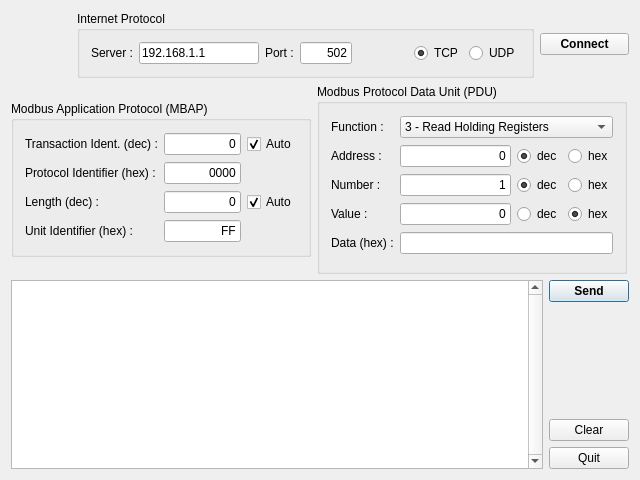
<?xml version="1.0" encoding="UTF-8"?>
<ui version="4.0">
 <class>Dialog</class>
 <widget class="QDialog" name="Dialog">
  <property name="geometry">
   <rect>
    <x>0</x>
    <y>0</y>
    <width>640</width>
    <height>480</height>
   </rect>
  </property>
  <property name="sizePolicy">
   <sizepolicy hsizetype="Fixed" vsizetype="Fixed">
    <horstretch>0</horstretch>
    <verstretch>0</verstretch>
   </sizepolicy>
  </property>
  <property name="minimumSize">
   <size>
    <width>640</width>
    <height>480</height>
   </size>
  </property>
  <property name="maximumSize">
   <size>
    <width>640</width>
    <height>480</height>
   </size>
  </property>
  <layout class="QGridLayout" name="gridLayout_3">
   <item row="0" column="0">
    <widget class="QPushButton" name="pbuAbout">
     <property name="minimumSize">
      <size>
       <width>60</width>
       <height>60</height>
      </size>
     </property>
     <property name="maximumSize">
      <size>
       <width>60</width>
       <height>60</height>
      </size>
     </property>
     <property name="toolTip">
      <string>About...</string>
     </property>
     <property name="text">
      <string/>
     </property>
     <property name="iconSize">
      <size>
       <width>60</width>
       <height>60</height>
      </size>
     </property>
     <property name="flat">
      <bool>true</bool>
     </property>
    </widget>
   </item>
   <item row="0" column="1" colspan="2">
    <widget class="QGroupBox" name="grpIp">
     <property name="title">
      <string>Internet Protocol</string>
     </property>
     <layout class="QHBoxLayout" name="horizontalLayout">
      <item>
       <widget class="QLabel" name="labServer">
        <property name="text">
         <string>Server :</string>
        </property>
       </widget>
      </item>
      <item>
       <widget class="QLineEdit" name="edtAddress">
        <property name="minimumSize">
         <size>
          <width>120</width>
          <height>0</height>
         </size>
        </property>
        <property name="maximumSize">
         <size>
          <width>120</width>
          <height>16777215</height>
         </size>
        </property>
        <property name="text">
         <string>192.168.1.1</string>
        </property>
       </widget>
      </item>
      <item>
       <widget class="QLabel" name="labPort">
        <property name="text">
         <string>Port :</string>
        </property>
       </widget>
      </item>
      <item>
       <widget class="QLineEdit" name="edtPort">
        <property name="minimumSize">
         <size>
          <width>52</width>
          <height>0</height>
         </size>
        </property>
        <property name="maximumSize">
         <size>
          <width>52</width>
          <height>16777215</height>
         </size>
        </property>
        <property name="text">
         <string>502</string>
        </property>
        <property name="alignment">
         <set>Qt::AlignRight|Qt::AlignTrailing|Qt::AlignVCenter</set>
        </property>
       </widget>
      </item>
      <item>
       <spacer name="horizontalSpacer">
        <property name="orientation">
         <enum>Qt::Horizontal</enum>
        </property>
        <property name="sizeHint" stdset="0">
         <size>
          <width>40</width>
          <height>20</height>
         </size>
        </property>
       </spacer>
      </item>
      <item>
       <widget class="QRadioButton" name="rbuTcp">
        <property name="text">
         <string>TCP</string>
        </property>
        <property name="checked">
         <bool>true</bool>
        </property>
        <attribute name="buttonGroup">
         <string notr="true">grpProto</string>
        </attribute>
       </widget>
      </item>
      <item>
       <widget class="QRadioButton" name="rbuUdp">
        <property name="text">
         <string>UDP</string>
        </property>
        <attribute name="buttonGroup">
         <string notr="true">grpProto</string>
        </attribute>
       </widget>
      </item>
     </layout>
    </widget>
   </item>
   <item row="0" column="3" colspan="2">
    <widget class="QPushButton" name="pbuConnect">
     <property name="minimumSize">
      <size>
       <width>0</width>
       <height>0</height>
      </size>
     </property>
     <property name="font">
      <font>
       <weight>75</weight>
       <bold>true</bold>
      </font>
     </property>
     <property name="text">
      <string>Connect</string>
     </property>
     <property name="autoDefault">
      <bool>false</bool>
     </property>
    </widget>
   </item>
   <item row="1" column="0" colspan="2">
    <widget class="QGroupBox" name="grpMbap">
     <property name="minimumSize">
      <size>
       <width>300</width>
       <height>156</height>
      </size>
     </property>
     <property name="maximumSize">
      <size>
       <width>300</width>
       <height>156</height>
      </size>
     </property>
     <property name="title">
      <string>Modbus Application Protocol (MBAP)</string>
     </property>
     <layout class="QGridLayout" name="gridLayout_2">
      <item row="0" column="0">
       <widget class="QLabel" name="labMbapTi">
        <property name="text">
         <string>Transaction Ident. (dec) :</string>
        </property>
       </widget>
      </item>
      <item row="0" column="1">
       <widget class="QLineEdit" name="edtMbapTi">
        <property name="text">
         <string>0</string>
        </property>
        <property name="alignment">
         <set>Qt::AlignRight|Qt::AlignTrailing|Qt::AlignVCenter</set>
        </property>
       </widget>
      </item>
      <item row="0" column="2">
       <widget class="QCheckBox" name="chkMbapTiAuto">
        <property name="text">
         <string>Auto</string>
        </property>
        <property name="checked">
         <bool>true</bool>
        </property>
       </widget>
      </item>
      <item row="1" column="0">
       <widget class="QLabel" name="labMbapPi">
        <property name="text">
         <string>Protocol Identifier (hex) :</string>
        </property>
       </widget>
      </item>
      <item row="1" column="1">
       <widget class="QLineEdit" name="edtMbapPi">
        <property name="inputMask">
         <string>HHHH</string>
        </property>
        <property name="text">
         <string>0000</string>
        </property>
        <property name="alignment">
         <set>Qt::AlignRight|Qt::AlignTrailing|Qt::AlignVCenter</set>
        </property>
       </widget>
      </item>
      <item row="2" column="0">
       <widget class="QLabel" name="labMbapLen">
        <property name="text">
         <string>Length (dec) :</string>
        </property>
       </widget>
      </item>
      <item row="2" column="1">
       <widget class="QLineEdit" name="edtMbapLen">
        <property name="text">
         <string>0</string>
        </property>
        <property name="alignment">
         <set>Qt::AlignRight|Qt::AlignTrailing|Qt::AlignVCenter</set>
        </property>
       </widget>
      </item>
      <item row="2" column="2">
       <widget class="QCheckBox" name="chkMbapLenAuto">
        <property name="text">
         <string>Auto</string>
        </property>
        <property name="checked">
         <bool>true</bool>
        </property>
       </widget>
      </item>
      <item row="3" column="0">
       <widget class="QLabel" name="labMbapUi">
        <property name="text">
         <string>Unit Identifier (hex) :</string>
        </property>
       </widget>
      </item>
      <item row="3" column="1">
       <widget class="QLineEdit" name="edtMbapUi">
        <property name="inputMask">
         <string>HH</string>
        </property>
        <property name="text">
         <string>FF</string>
        </property>
        <property name="alignment">
         <set>Qt::AlignRight|Qt::AlignTrailing|Qt::AlignVCenter</set>
        </property>
       </widget>
      </item>
     </layout>
    </widget>
   </item>
   <item row="1" column="2" colspan="3">
    <widget class="QGroupBox" name="grpPdu">
     <property name="minimumSize">
      <size>
       <width>310</width>
       <height>190</height>
      </size>
     </property>
     <property name="maximumSize">
      <size>
       <width>310</width>
       <height>190</height>
      </size>
     </property>
     <property name="title">
      <string>Modbus Protocol Data Unit (PDU)</string>
     </property>
     <layout class="QGridLayout" name="gridLayout">
      <item row="0" column="0">
       <widget class="QLabel" name="labPduFunct">
        <property name="text">
         <string>Function :</string>
        </property>
       </widget>
      </item>
      <item row="0" column="1" colspan="3">
       <widget class="QComboBox" name="cbxPduFunct">
        <property name="currentIndex">
         <number>2</number>
        </property>
        <property name="maxVisibleItems">
         <number>6</number>
        </property>
        <item>
         <property name="text">
          <string>1 - Read Coils</string>
         </property>
        </item>
        <item>
         <property name="text">
          <string>2 - Read Discret Input</string>
         </property>
        </item>
        <item>
         <property name="text">
          <string>3 - Read Holding Registers</string>
         </property>
        </item>
        <item>
         <property name="text">
          <string>4 - Read Input Registers</string>
         </property>
        </item>
        <item>
         <property name="text">
          <string>5 - Write Single Coil</string>
         </property>
        </item>
        <item>
         <property name="text">
          <string>6 - Write Single Register</string>
         </property>
        </item>
        <item>
         <property name="text">
          <string>15 - Write Multiple Coils</string>
         </property>
        </item>
        <item>
         <property name="text">
          <string>16 - Write Multiple Registers</string>
         </property>
        </item>
       </widget>
      </item>
      <item row="1" column="0">
       <widget class="QLabel" name="labPduAddr">
        <property name="text">
         <string>Address :</string>
        </property>
       </widget>
      </item>
      <item row="1" column="1">
       <widget class="QLineEdit" name="edtPduAddr">
        <property name="toolTip">
         <string>0 .. 9998 (270E)</string>
        </property>
        <property name="text">
         <string>0</string>
        </property>
        <property name="alignment">
         <set>Qt::AlignRight|Qt::AlignTrailing|Qt::AlignVCenter</set>
        </property>
       </widget>
      </item>
      <item row="1" column="2">
       <widget class="QRadioButton" name="rbuPduAddrDec">
        <property name="text">
         <string>dec</string>
        </property>
        <property name="checked">
         <bool>true</bool>
        </property>
        <attribute name="buttonGroup">
         <string notr="true">grpRbuAddr</string>
        </attribute>
       </widget>
      </item>
      <item row="1" column="3">
       <widget class="QRadioButton" name="rbuPduAddrHex">
        <property name="text">
         <string>hex</string>
        </property>
        <attribute name="buttonGroup">
         <string notr="true">grpRbuAddr</string>
        </attribute>
       </widget>
      </item>
      <item row="2" column="0">
       <widget class="QLabel" name="labPduNumber">
        <property name="text">
         <string>Number :</string>
        </property>
       </widget>
      </item>
      <item row="2" column="1">
       <widget class="QLineEdit" name="edtPduNumber">
        <property name="text">
         <string>1</string>
        </property>
        <property name="alignment">
         <set>Qt::AlignRight|Qt::AlignTrailing|Qt::AlignVCenter</set>
        </property>
       </widget>
      </item>
      <item row="2" column="2">
       <widget class="QRadioButton" name="rbuPduNumberDec">
        <property name="text">
         <string>dec</string>
        </property>
        <property name="checked">
         <bool>true</bool>
        </property>
        <attribute name="buttonGroup">
         <string notr="true">grpRbuNumber</string>
        </attribute>
       </widget>
      </item>
      <item row="2" column="3">
       <widget class="QRadioButton" name="rbuPduNumberHex">
        <property name="text">
         <string>hex</string>
        </property>
        <attribute name="buttonGroup">
         <string notr="true">grpRbuNumber</string>
        </attribute>
       </widget>
      </item>
      <item row="3" column="0">
       <widget class="QLabel" name="labPduValue">
        <property name="text">
         <string>Value :</string>
        </property>
       </widget>
      </item>
      <item row="3" column="1">
       <widget class="QLineEdit" name="edtPduValue">
        <property name="text">
         <string>0</string>
        </property>
        <property name="alignment">
         <set>Qt::AlignRight|Qt::AlignTrailing|Qt::AlignVCenter</set>
        </property>
       </widget>
      </item>
      <item row="3" column="2">
       <widget class="QRadioButton" name="rbuPduValueDec">
        <property name="text">
         <string>dec</string>
        </property>
        <attribute name="buttonGroup">
         <string notr="true">grpRbuValue</string>
        </attribute>
       </widget>
      </item>
      <item row="3" column="3">
       <widget class="QRadioButton" name="rbuPduValueHex">
        <property name="text">
         <string>hex</string>
        </property>
        <property name="checked">
         <bool>true</bool>
        </property>
        <attribute name="buttonGroup">
         <string notr="true">grpRbuValue</string>
        </attribute>
       </widget>
      </item>
      <item row="4" column="0">
       <widget class="QLabel" name="labPduData">
        <property name="text">
         <string>Data (hex) :</string>
        </property>
       </widget>
      </item>
      <item row="4" column="1" colspan="3">
       <widget class="QLineEdit" name="edtPduData">
        <property name="toolTip">
         <string>format HH HH HH...</string>
        </property>
       </widget>
      </item>
     </layout>
    </widget>
   </item>
   <item row="2" column="0" rowspan="4" colspan="4">
    <widget class="QTextEdit" name="edtDialog">
     <property name="font">
      <font>
       <family>Courier New</family>
       <pointsize>14</pointsize>
      </font>
     </property>
     <property name="verticalScrollBarPolicy">
      <enum>Qt::ScrollBarAlwaysOn</enum>
     </property>
     <property name="readOnly">
      <bool>true</bool>
     </property>
    </widget>
   </item>
   <item row="2" column="4">
    <widget class="QPushButton" name="pbuSend">
     <property name="font">
      <font>
       <weight>75</weight>
       <bold>true</bold>
      </font>
     </property>
     <property name="text">
      <string>Send</string>
     </property>
     <property name="default">
      <bool>true</bool>
     </property>
    </widget>
   </item>
   <item row="3" column="4">
    <spacer name="verticalSpacer">
     <property name="orientation">
      <enum>Qt::Vertical</enum>
     </property>
     <property name="sizeHint" stdset="0">
      <size>
       <width>20</width>
       <height>14</height>
      </size>
     </property>
    </spacer>
   </item>
   <item row="4" column="4">
    <widget class="QPushButton" name="pbuClear">
     <property name="text">
      <string>Clear</string>
     </property>
     <property name="autoDefault">
      <bool>false</bool>
     </property>
    </widget>
   </item>
   <item row="5" column="4">
    <widget class="QPushButton" name="pbuQuit">
     <property name="text">
      <string>Quit</string>
     </property>
     <property name="autoDefault">
      <bool>false</bool>
     </property>
    </widget>
   </item>
  </layout>
 </widget>
 <layoutdefault spacing="6" margin="11"/>
 <resources>
  <include location="modipasker.qrc"/>
 </resources>
 <connections>
  <connection>
   <sender>pbuQuit</sender>
   <signal>clicked()</signal>
   <receiver>Dialog</receiver>
   <slot>close()</slot>
   <hints>
    <hint type="sourcelabel">
     <x>561</x>
     <y>456</y>
    </hint>
    <hint type="destinationlabel">
     <x>537</x>
     <y>333</y>
    </hint>
   </hints>
  </connection>
  <connection>
   <sender>pbuClear</sender>
   <signal>clicked()</signal>
   <receiver>edtDialog</receiver>
   <slot>clear()</slot>
   <hints>
    <hint type="sourcelabel">
     <x>633</x>
     <y>373</y>
    </hint>
    <hint type="destinationlabel">
     <x>388</x>
     <y>392</y>
    </hint>
   </hints>
  </connection>
 </connections>
 <buttongroups>
  <buttongroup name="grpRbuAddr"/>
  <buttongroup name="grpProto"/>
  <buttongroup name="grpRbuNumber"/>
  <buttongroup name="grpRbuValue"/>
 </buttongroups>
</ui>
